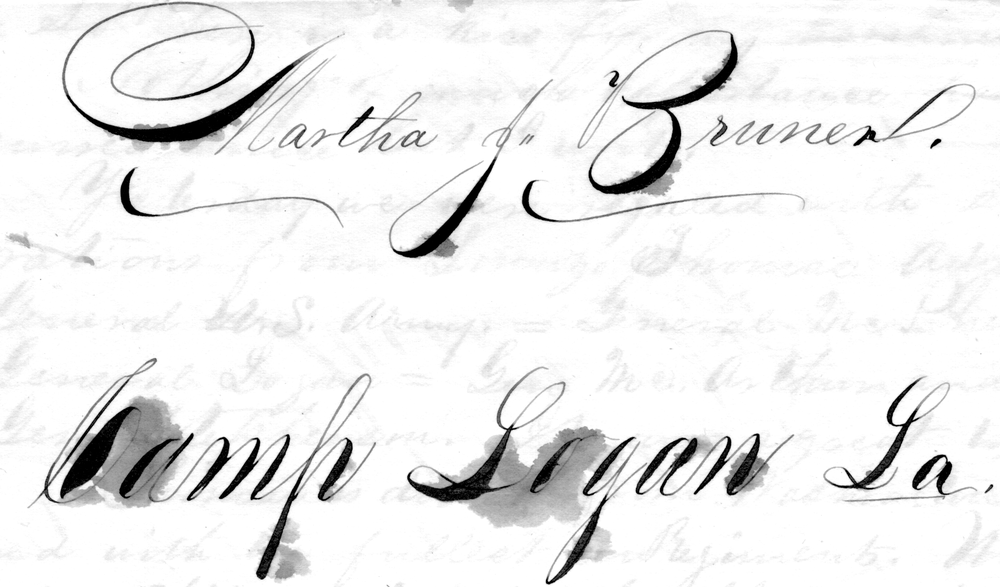
#> input picture H01.png, 1000 x 587 px, shrunk from 2245 x 1317 before the run
$ python document_restore.py H01.png --output out.png   (older library calls are emulated)
#> lines starting #> are read from the running program, lines starting #| are printed output that depends on the picture; after the words box and inside, x2 and y2 are one past the last pixel; in counts of white or black regions, pixels touching at a corner belong together
"""
Adaptive document restoration and enhancement using classical computer vision.

The pipeline estimates simple quality signals (blur, brightness, contrast) and
adjusts denoising, CLAHE, and thresholding so one script works across scans,
phone photos, and faded prints.

Usage:
  python document_restore.py input.png -o output.png
  python document_restore.py input.jpg -o out.png --no-deskew --debug
"""

from __future__ import annotations

import argparse
import sys
from dataclasses import dataclass
from pathlib import Path
from typing import Tuple

import cv2
import numpy as np


@dataclass
class QualityMetrics:
    blur_var: float
    brightness: float  # 0..1 mean luminance
    contrast: float  # std of luminance / 255


@dataclass
class AdaptiveParams:
    bilateral_d: int
    bilateral_sigma_color: float
    bilateral_sigma_space: float
    clahe_clip: float
    clahe_tile: int
    adaptive_block: int
    adaptive_c: int
    use_adaptive_thresh: bool
    gamma: float


def read_image(path: Path) -> np.ndarray:
    data = np.fromfile(str(path), dtype=np.uint8)
    if data.size == 0:
        raise FileNotFoundError(path)
    img = cv2.imdecode(data, cv2.IMREAD_COLOR)
#> img is the input picture: shape (587, 1000, 3); min 0, max 255, mean 237.3
    if img is None:
        img = cv2.imread(str(path), cv2.IMREAD_COLOR)
    if img is None:
        raise ValueError(f"Could not decode image: {path}")
    return img


def save_image(path: Path, bgr: np.ndarray) -> None:
    path = Path(path)
    path.parent.mkdir(parents=True, exist_ok=True)
    ext = path.suffix.lower()
    ok, buf = cv2.imencode(ext if ext else ".png", bgr)
    if not ok:
        raise RuntimeError(f"Failed to encode: {path}")
    buf.tofile(str(path))


def compute_metrics(gray: np.ndarray) -> QualityMetrics:
    blur_var = float(cv2.Laplacian(gray, cv2.CV_64F).var())
    g = gray.astype(np.float64) / 255.0
    return QualityMetrics(
        blur_var=blur_var,
        brightness=float(np.mean(g)),
        contrast=float(np.std(g)),
    )


def choose_params(m: QualityMetrics) -> AdaptiveParams:
    """
    Map quality metrics to OpenCV parameters. Thresholds are heuristics;
    tune on your own dataset for a report / demo.
    """
    # Blur: Laplacian variance often < 100 for blurry phone shots, > 300 for sharp scans
    if m.blur_var < 80:
        bd, bsc, bss = 9, 100, 100
    elif m.blur_var < 200:
        bd, bsc, bss = 7, 75, 75
    else:
        bd, bsc, bss = 5, 50, 50

    # CLAHE: weak contrast needs stronger local equalization
    if m.contrast < 0.08:
        clip, tile = 3.5, 8
    elif m.contrast < 0.15:
        clip, tile = 2.5, 8
    else:
        clip, tile = 2.0, 16

    # Very dark / bright: gamma nudge (applied in linear-light-ish way on gray)
    if m.brightness < 0.35:
        gamma = 0.85
    elif m.brightness > 0.72:
        gamma = 1.12
    else:
        gamma = 1.0

    # Adaptive threshold window scales mildly with resolution idea: use contrast
    block = 31 if m.contrast < 0.12 else 21
    c = 10 if m.brightness < 0.4 or m.brightness > 0.65 else 8

    # Uniform lighting + high contrast: Otsu can work; else prefer adaptive
    use_adaptive = m.contrast < 0.18 or m.blur_var < 150

    return AdaptiveParams(
        bilateral_d=bd,
        bilateral_sigma_color=float(bsc),
        bilateral_sigma_space=float(bss),
        clahe_clip=clip,
        clahe_tile=tile,
        adaptive_block=block | 1,
        adaptive_c=c,
        use_adaptive_thresh=use_adaptive,
        gamma=gamma,
    )


def reduce_shadows_bgr(bgr: np.ndarray) -> np.ndarray:
    """Homomorphic-style lighting normalization in LAB L channel."""
    lab = cv2.cvtColor(bgr, cv2.COLOR_BGR2LAB)
#> lab: shape (587, 1000, 3); mean of channels 0, 1, 2 238.2, 128, 128
    l, a, b = cv2.split(lab)
#> a: shape (587, 1000); every value is 128
    l_f = l.astype(np.float32) + 1.0
    blur = cv2.GaussianBlur(l_f, (0, 0), sigmaX=30, sigmaY=30)
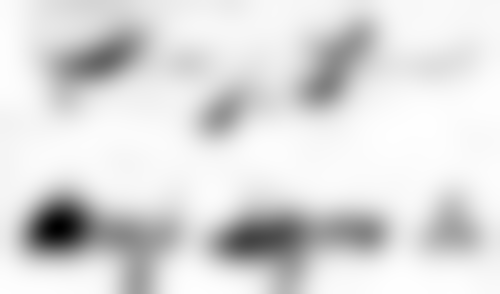
#> blur: shape (587, 1000) float32 (shown at 1/2 size); min 139, max 255.2, mean 239.2; drawn with min black and max white
    corrected = np.clip((l_f / blur) * 128.0, 0, 255).astype(np.uint8)
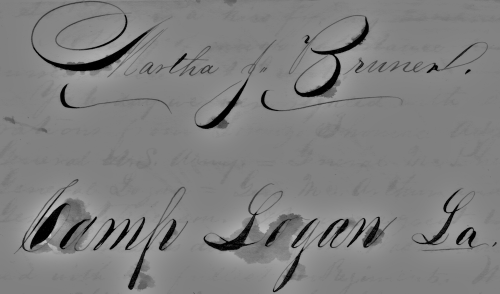
#> corrected: shape (587, 1000) (shown at 1/2 size); min 0, max 205, mean 127.1
    lab = cv2.merge([corrected, a, b])
#> lab: shape (587, 1000, 3); mean of channels 0, 1, 2 127.1, 128, 128
    return cv2.cvtColor(lab, cv2.COLOR_LAB2BGR)
#> in compute_metrics, `blur_var = float(cv2.Laplacian(gray, cv2.CV_64F).var())`: blur_var = 271.7


def apply_gamma_bgr(bgr: np.ndarray, gamma: float) -> np.ndarray:
    if abs(gamma - 1.0) < 1e-3:
        return bgr
    inv = 1.0 / gamma
    table = (np.linspace(0, 1, 256) ** inv * 255).astype(np.uint8)
    return cv2.LUT(bgr, table)


def deskew_grayscale(gray: np.ndarray) -> Tuple[np.ndarray, float]:
    """Deskew using min-area rectangle of Otsu foreground (text-like regions)."""
    _, bw = cv2.threshold(gray, 0, 255, cv2.THRESH_BINARY_INV + cv2.THRESH_OTSU)
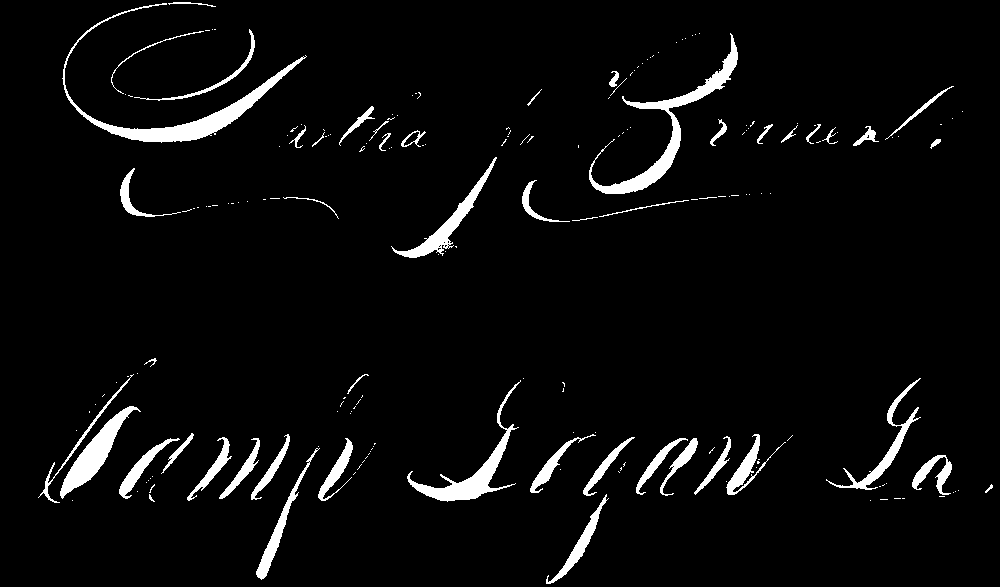
#> bw: shape (587, 1000); 4.3% white; 199 white regions (150 under 20 px), largest, box (x1, y1, x2, y2) and area: (62, 3, 307, 143) 3166, (589, 33, 738, 194) 2888, (407, 380, 521, 502) 2010
    coords = np.column_stack(np.where(bw > 0))
#> coords = 25317 pairs, first value 2 to 583, second value 38 to 992
    if coords.shape[0] < 100:
        return gray, 0.0
    rect = cv2.minAreaRect(coords)
#> rect = ((307.7, 525.6), (572, 951.9), -3.28)
    angle = rect[-1]
#> angle = -3.28
    if angle < -45:
        angle = 90 + angle
    elif angle > 45:
        angle = angle - 90
    if abs(angle) < 0.25:
        return gray, 0.0
    h, w = gray.shape[:2]
    m = cv2.getRotationMatrix2D((w / 2, h / 2), angle, 1.0)
#> m = [[0.998, -0.0572, 17.6], [0.0572, 0.998, -28.11]]
    rotated = cv2.warpAffine(
        gray,
        m,
        (w, h),
        flags=cv2.INTER_LINEAR,
        borderMode=cv2.BORDER_REPLICATE,
    )
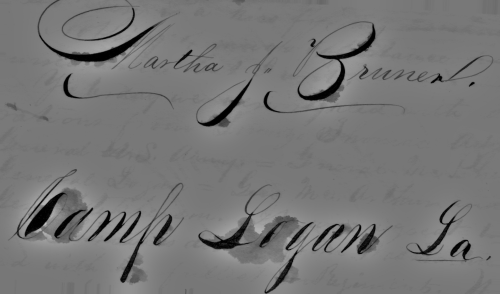
#> rotated: shape (587, 1000) (shown at 1/2 size); min 0, max 196, mean 118.6
    return rotated, float(angle)


# [65 lines left out: functions largest_quad_from_contours, warp_document, not called in this run]


def restore_pipeline(
    bgr: np.ndarray,
    *,
    shadow_removal: bool = True,
    deskew: bool = True,
    perspective: bool = False,
    debug: bool = False,
) -> Tuple[np.ndarray, dict]:
    meta: dict = {}
    work = bgr.copy()
    if perspective:
        work = warp_document(work)
        meta["perspective_warp"] = True
    if shadow_removal:
        work = reduce_shadows_bgr(work)
    gray = cv2.cvtColor(work, cv2.COLOR_BGR2GRAY)
    metrics = compute_metrics(gray)
    params = choose_params(metrics)
    meta["metrics"] = metrics
    meta["params"] = params

    work = apply_gamma_bgr(work, params.gamma)
    gray = cv2.cvtColor(work, cv2.COLOR_BGR2GRAY)

    if deskew:
        gray, angle = deskew_grayscale(gray)
#> angle = -3.28
        meta["deskew_deg"] = angle
        if abs(angle) > 0.25:
            h, w = work.shape[:2]
            m = cv2.getRotationMatrix2D((w / 2, h / 2), angle, 1.0)
#> m = [[0.998, -0.0572, 17.6], [0.0572, 0.998, -28.11]]
            work = cv2.warpAffine(
                work,
                m,
                (w, h),
                flags=cv2.INTER_LINEAR,
                borderMode=cv2.BORDER_REPLICATE,
            )
            gray = cv2.cvtColor(work, cv2.COLOR_BGR2GRAY)

    denoised = cv2.bilateralFilter(
        gray,
        d=params.bilateral_d,
        sigmaColor=params.bilateral_sigma_color,
        sigmaSpace=params.bilateral_sigma_space,
    )

    clahe = cv2.createCLAHE(
        clipLimit=params.clahe_clip, tileGridSize=(params.clahe_tile, params.clahe_tile)
    )
    enhanced = clahe.apply(denoised)
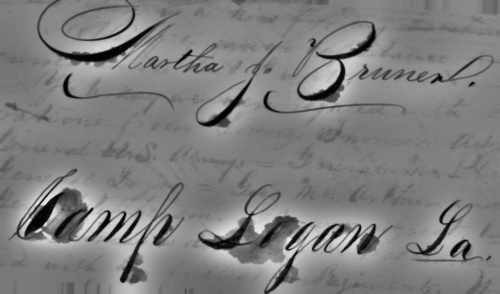
#> enhanced: shape (587, 1000) (shown at 1/2 size); min 0, max 231, mean 127.1

    if params.use_adaptive_thresh:
        binary = cv2.adaptiveThreshold(
            enhanced,
            255,
            cv2.ADAPTIVE_THRESH_GAUSSIAN_C,
            cv2.THRESH_BINARY,
            params.adaptive_block,
            params.adaptive_c,
        )
#> binary: shape (587, 1000); 88.8% white; 863 black regions (584 under 20 px), largest, box (x1, y1, x2, y2) and area: (104, 365, 369, 566) 7436, (584, 42, 751, 205) 4931, (396, 368, 598, 500) 4770
    else:
        _, binary = cv2.threshold(
            enhanced, 0, 255, cv2.THRESH_BINARY + cv2.THRESH_OTSU
        )

    # Optional cleanup: remove pepper noise on white background
    kernel = cv2.getStructuringElement(cv2.MORPH_RECT, (2, 2))
    binary = cv2.morphologyEx(binary, cv2.MORPH_OPEN, kernel, iterations=1)
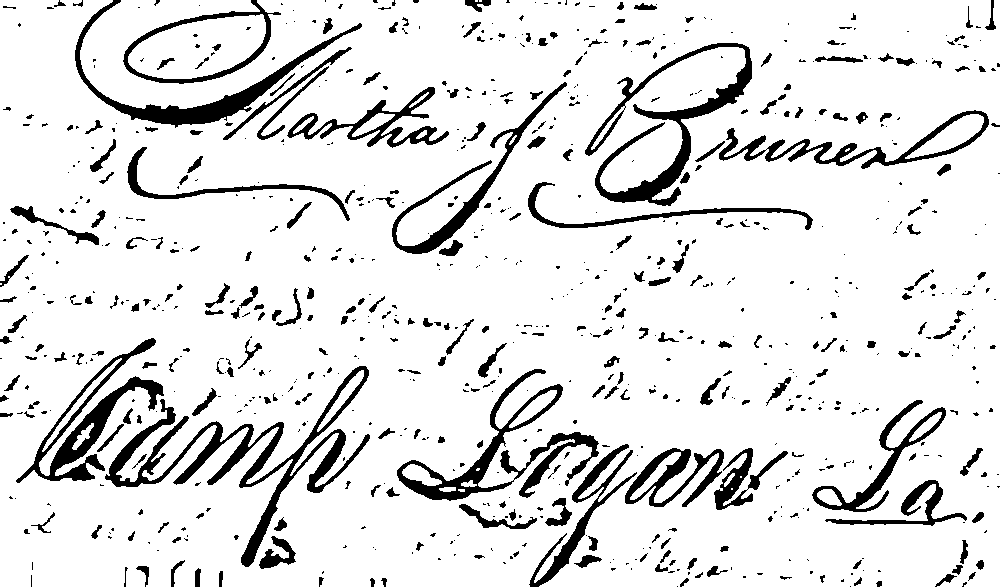
#> binary: shape (587, 1000); 88.7% white; 804 black regions (520 under 20 px), largest, box (x1, y1, x2, y2) and area: (105, 366, 370, 567) 7453, (585, 43, 752, 206) 4945, (397, 369, 599, 501) 4793

    meta["binary"] = binary

    if debug:
        meta["enhanced_gray"] = enhanced
        meta["denoised_gray"] = denoised

    # Output: 3-channel for easy viewing/saving alongside binary
    binary_bgr = cv2.cvtColor(binary, cv2.COLOR_GRAY2BGR)
    return binary_bgr, meta


def main(argv: list[str] | None = None) -> int:
    p = argparse.ArgumentParser(description=__doc__)
    p.add_argument("input", type=Path, help="Input image path")
    p.add_argument("-o", "--output", type=Path, required=True, help="Output image path")
    p.add_argument("--no-shadow", action="store_true", help="Skip shadow/light normalization")
    p.add_argument("--no-deskew", action="store_true", help="Skip rotation deskew")
    p.add_argument(
        "--perspective",
        action="store_true",
        help="Try perspective unwrap (document boundary detection)",
    )
    p.add_argument(
        "--also-binary-gray",
        type=Path,
        default=None,
        help="Also save single-channel enhanced grayscale before threshold",
    )
    p.add_argument("--debug", action="store_true", help="Print metrics and params")
    args = p.parse_args(argv)

    img = read_image(args.input)
    out, meta = restore_pipeline(
        img,
        shadow_removal=not args.no_shadow,
        deskew=not args.no_deskew,
        perspective=args.perspective,
        debug=args.debug or args.also_binary_gray is not None,
    )
#> meta = 4 items
    save_image(args.output, out)

    if args.also_binary_gray is not None and "enhanced_gray" in meta:
        eg = meta["enhanced_gray"]
        save_image(args.also_binary_gray, cv2.cvtColor(eg, cv2.COLOR_GRAY2BGR))

    if args.debug:
        m: QualityMetrics = meta["metrics"]
        par: AdaptiveParams = meta["params"]
        print(f"blur_var={m.blur_var:.2f} brightness={m.brightness:.3f} contrast={m.contrast:.3f}")
        print(
            f"bilateral_d={par.bilateral_d} clahe_clip={par.clahe_clip} "
            f"adaptive_block={par.adaptive_block} gamma={par.gamma} "
            f"adaptive_thresh={par.use_adaptive_thresh}"
        )
        if "deskew_deg" in meta:
            print(f"deskew_deg={meta['deskew_deg']:.2f}")

    return 0


if __name__ == "__main__":
    sys.exit(main())
#> (the program exits here)

$ run again, on H03.png
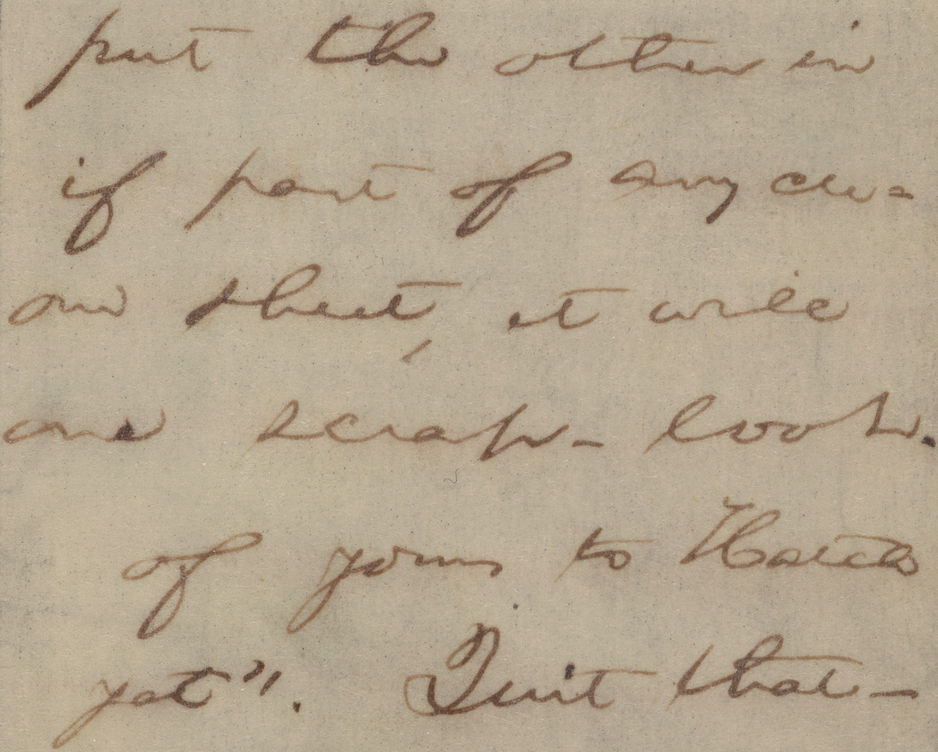
#> input picture H03.png, 938 x 752 px, shrunk from 1709 x 1371 before the run
#> in read_image, img is the input picture: shape (752, 938, 3); mean B, G, R 143.7, 166.3, 180.2
#> blur_var = 86.55
#> in deskew_grayscale, `_, bw = cv2.threshold(gray, 0, 255, cv2.THRESH_BINARY_INV + cv2.THRESH..`:
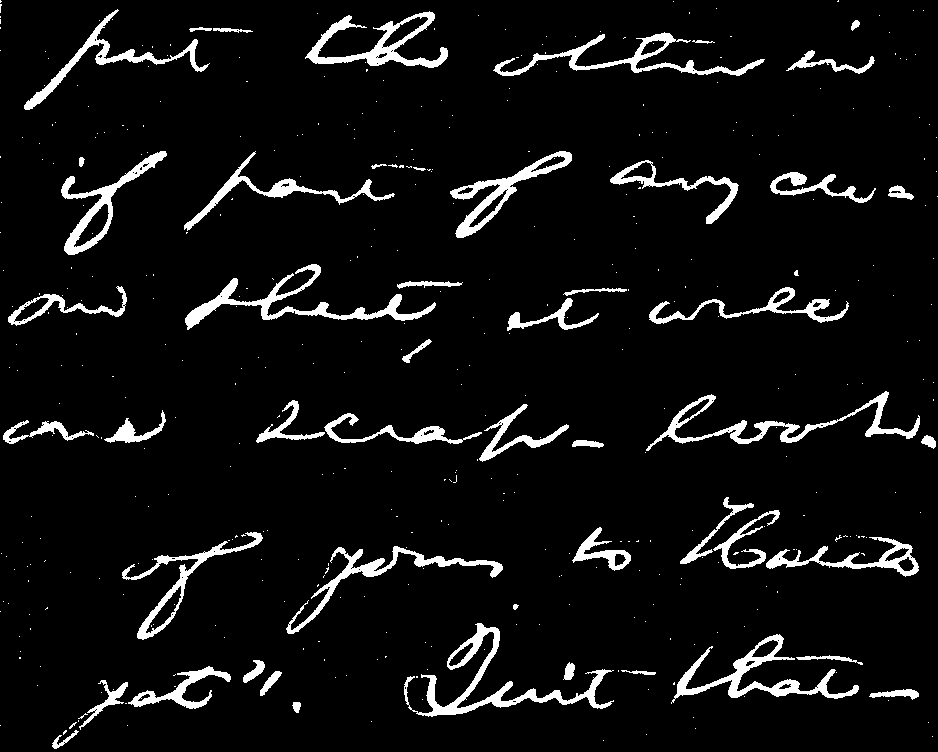
#> bw: shape (752, 938); 6.4% white; 442 white regions (390 under 20 px), largest, box (x1, y1, x2, y2) and area: (404, 623, 614, 717) 3122, (185, 264, 436, 330) 2731, (671, 634, 859, 704) 2522
#> coords = 45085 pairs, first value 0 to 748, second value 0 to 937
#> rect = ((374, 468.5), (937, 748), -90)
#> in deskew_grayscale, `angle = rect[-1]`: angle = -90
#> in deskew_grayscale, `angle = 90 + angle`: angle = 0
#> in restore_pipeline, `binary = cv2.morphologyEx(binary, cv2.MORPH_OPEN, kernel, iterations=1)`:
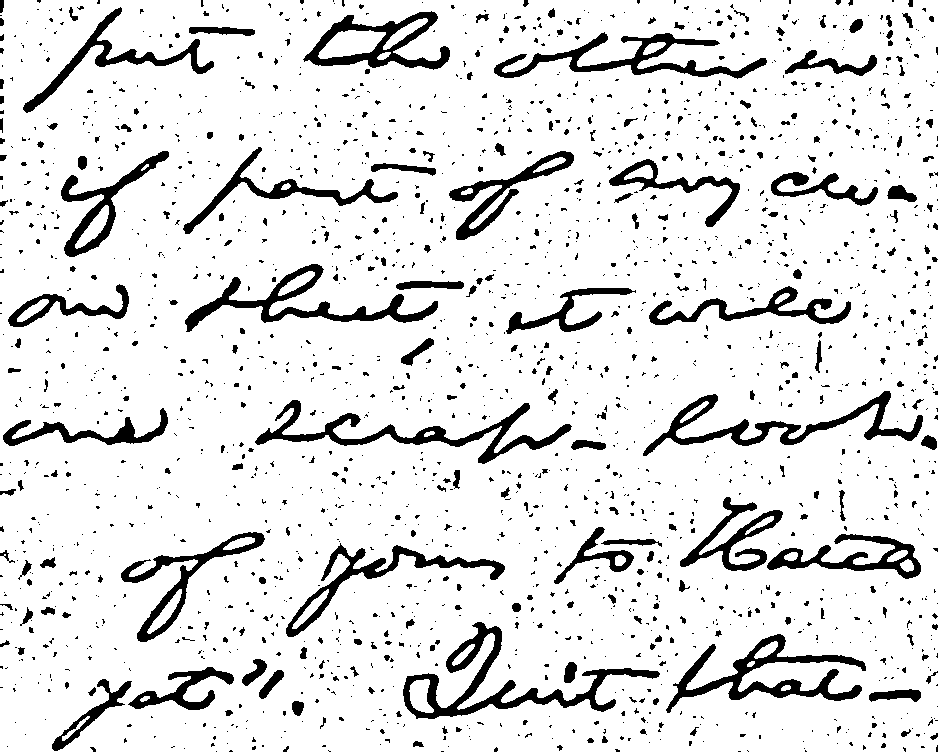
#> binary: shape (752, 938); 88.7% white; 1982 black regions (1669 under 20 px), largest, box (x1, y1, x2, y2) and area: (403, 622, 660, 719) 4521, (666, 634, 866, 713) 3821, (255, 400, 572, 464) 3706
#> meta = 4 items
